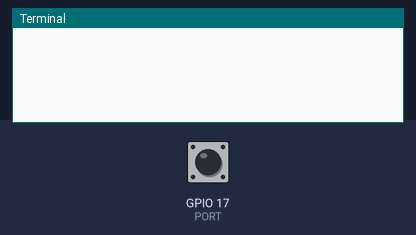
The program below on a simulated Raspberry Pi (BCM pin numbers). Shown: the last lines printed to the terminal. Inputs (shaded band) come from the test bench; at power-on: GPIO 17 (PORT) HIGH. The clock reads 2024-03-15 10:24:30 at power-on unless the program sets it.

Above: at 1.2 s.
1.3 s: GPIO 17 (PORT) pulled LOW for 1.2 s
At 2.7 s:
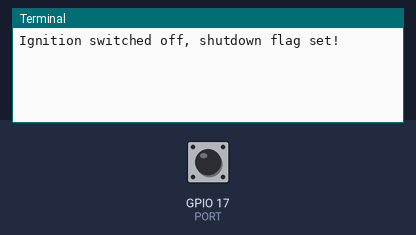
At 7.7 s:
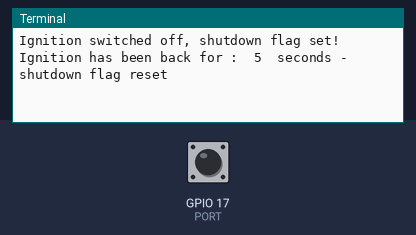

Measured:
- after the input at 1.3 s, the terminal: prints a new line after 0.70 s (image 1)

The program:

power-monitor.py
```python
#!/usr/bin/python3 -u

import RPi.GPIO as GPIO
import time
import subprocess

DEBUG = 0

# GPIO / BCM 17 - physical pin 11
PORT = 17

# Shutdown delay in seconds
# 14.5 minutes
SHUTDOWN_DELAY = 870

# No. of seconds after ignition returns to cancel shutdown
CANCEL_SHUTDOWN = 5

IGN_STATUS = 1
SHUTDOWN = 0
IGN_OFF_TIME = 0
IGN_OFF_LAST_SEEN = 0
NOW = 0


# specify pin numbering format
GPIO.setmode(GPIO.BCM)

# set pin to input, set pull up resistor so it reads high
GPIO.setup((PORT), GPIO.IN, pull_up_down=GPIO.PUD_UP)


while True:

	NOW = time.time()

	# Get the status of the ignition
	IGN_UP = GPIO.input(PORT)

	# Ignition switched off? then set shutdown flag and igntion off time
	if not IGN_UP and not SHUTDOWN:
		SHUTDOWN = 1
		IGN_OFF_TIME = NOW
		print("Ignition switched off, shutdown flag set!")

	# Increment this counter while ignition is off
	if not IGN_UP and SHUTDOWN:
		IGN_OFF_LAST_SEEN = NOW

	# if igntion is off check if shutdown delay time reached
	if (SHUTDOWN and not IGN_UP and ((NOW - IGN_OFF_TIME) > SHUTDOWN_DELAY)):
		print("Shutdown delay of", SHUTDOWN_DELAY, "seconds reached, shutting down!")
		try:
			STATUS = subprocess.check_output(["shutdown", "-h", "now", "--no-wall"])
		except subprocess.CalledProcessError as shutdowncmd:
			print("Shutdown failed with error code: ", shutdowncmd.returncode)
			break

	# Cancel shutdown if power has been back for CANCEL_SHUTDOWN seconds
	if ((NOW - IGN_OFF_LAST_SEEN) >= CANCEL_SHUTDOWN ) and SHUTDOWN:
		print("Ignition has been back for : ", CANCEL_SHUTDOWN, " seconds - shutdown flag reset")
		SHUTDOWN = 0
		IGN_OFF_TIME = 0
		IGN_OFF_LAST_SEEN = 0


	if DEBUG:
		STATUS = GPIO.input(PORT)
		print("Pin status is: ", STATUS)
		print("IGN_UP is set to: ", IGN_UP)
		print("SHUTDOWN is set to: ", SHUTDOWN)
		if SHUTDOWN:
			print("Igntion off time is: ", IGN_OFF_TIME)
			print("Igntion off last seen time is: ", IGN_OFF_LAST_SEEN)
			print("Current time is : ", NOW)
			print("Elapsed time is : ", (NOW - IGN_OFF_TIME))


	time.sleep(1)

if DEBUG:
	print("Exiting")

GPIO.cleanup()
```
